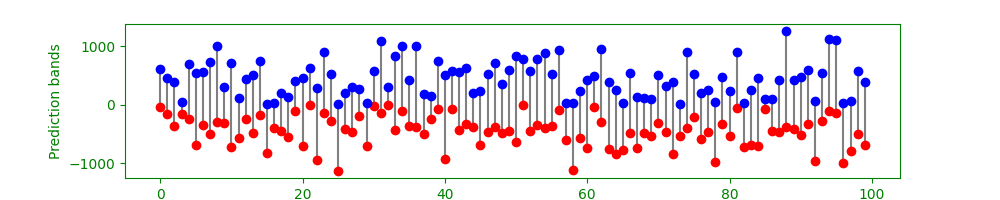

Source code (Python):
import numpy as np
from random import choices 
import matplotlib.pyplot as plt
from matplotlib.pyplot import figure
from numpy.random import normal, uniform
from sklearn.linear_model import LinearRegression

figure(figsize = (20, 4), dpi = 100)

np.seterr(all='raise') 
np.set_printoptions(precision = 2, suppress = True)
high = 0.95 

b = 25 # bootstrap tons of times
n = 100 # again with 100 input total
p = 5
coeff = uniform(size = p, low = -15, high = 15) 
constants = np.ones((1, n))

def gen(x): 
    count = np.shape(x)[0]
    noise = normal(loc = 0, scale = 0.1, size = count).tolist()
    return sum([coeff[i] * x[i] + noise[i] for i in range(count)])

features = None
while True: # iterate until we get data that yields a model
    features = uniform(low = -50, high = 50, size = (p - 1, n))
    Xt = np.vstack((constants, features)) # put the constants on the top row
    X = Xt.T # put the inputs in columns
    cc = np.corrcoef(X[np.ix_([1, p - 1], [1, p - 1])], rowvar = False)
    mask = np.ones(cc.shape, dtype = bool)
    np.fill_diagonal(mask, 0)
    if cc[mask].max() > high:
        print('High correlations present in the inputs, regenerating')
        continue
    cc = np.corrcoef(X[np.ix_([1, p - 1], [1, p - 1])], rowvar = True)
    mask = np.ones(cc.shape, dtype = bool)
    np.fill_diagonal(mask, 0)
    if cc[mask].max() > high:
        print('High correlations present in the features, regenerating')
        continue
    y = np.asarray(np.apply_along_axis(gen, axis = 1, arr = X))
    break

low = [float('inf')] * n
high = [-float('inf')] * n
pos = [i for i in range(n)]
for r in range(b): 
    Xb = np.zeros((n, p))
    yb = np.zeros(n)
    i = 0
    for s in choices(pos, k = n): 
        Xb[i, :] = X[s, :]
        yb[i] = y[s]
    model = LinearRegression().fit(Xb, yb) 
    repl = model.predict(X) # predict 
    for i in range(n):
        prediction = repl[i]
        low[i] = min(low[i], prediction)
        high[i] = max(high[i], prediction)

plt.rcParams.update({'text.color': 'green',
                     'xtick.color': 'green',
                     'ytick.color': 'green',
                     'axes.labelcolor': 'green',
                     'axes.edgecolor': 'green',
                     'axes.facecolor':  'none' })
plt.xlabel('Input index')
plt.ylabel('Prediction bands')
plt.vlines(pos, low, high, colors = 'gray', zorder = 1) # behind
plt.scatter(pos, low, c = 'red', zorder = 2) # front
plt.scatter(pos, high, c = 'blue', zorder = 2) # front
plt.savefig('bands.png', transparent = True)

